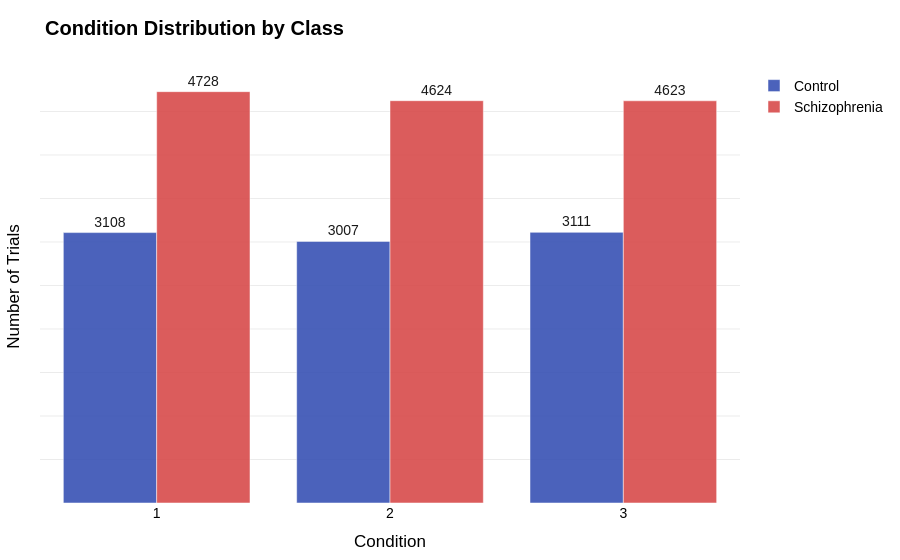

Here is the notebook cell this chart was saved with:
### Code cell
fig = px.bar(
    condition_label_pdf,
    x="condition",
    y="count",
    color="label_name",
    barmode="group",
    text="count",
    color_discrete_map=CLASS_COLOR_MAP
)

fig = apply_layout(
    fig,
    "Condition Distribution by Class",
    "Condition",
    "Number of Trials"
)

fig.update_traces(textposition="outside", opacity=0.9)

fig.update_yaxes(showticklabels=False)

fig.show()

### Figure 1 — Plotly figure (JSON) as saved in the notebook; plotly's stock layout.template omitted (floating-point values rounded to 4 significant figures)
{"data": [{"alignmentgroup": "True", "hovertemplate": "label_name=Control<br>condition=%{x}<br>count=%{text}<extra></extra>", "legendgroup": "Control", "marker": {"color": "#3852B4", "pattern": {"shape": ""}}, "name": "Control", "offsetgroup": "Control", "opacity": 0.9, "orientation": "v", "showlegend": true, "text": [3108.0, 3007.0, 3111.0], "textposition": "outside", "type": "bar", "x": [1.0, 2.0, 3.0], "xaxis": "x", "y": [3108, 3007, 3111], "yaxis": "y"}, {"alignmentgroup": "True", "hovertemplate": "label_name=Schizophrenia<br>condition=%{x}<br>count=%{text}<extra></extra>", "legendgroup": "Schizophrenia", "marker": {"color": "#D84B4B", "pattern": {"shape": ""}}, "name": "Schizophrenia", "offsetgroup": "Schizophrenia", "opacity": 0.9, "orientation": "v", "showlegend": true, "text": [4728.0, 4624.0, 4623.0], "textposition": "outside", "type": "bar", "x": [1.0, 2.0, 3.0], "xaxis": "x", "y": [4728, 4624, 4623], "yaxis": "y"}], "layout": {"barmode": "group", "font": {"color": "black", "family": "Arial", "size": 14}, "legend": {"title": {"text": ""}, "tracegroupgap": 0}, "margin": {"b": 40, "l": 40, "r": 40, "t": 70}, "paper_bgcolor": "white", "plot_bgcolor": "white", "title": {"font": {"color": "black"}, "text": "<b>Condition Distribution by Class</b>", "x": 0.05, "xanchor": "left"}, "xaxis": {"anchor": "y", "color": "black", "domain": [0, 1], "showgrid": false, "title": {"text": "Condition"}, "zeroline": false}, "yaxis": {"anchor": "x", "color": "black", "domain": [0, 1], "gridcolor": "rgba(0,0,0,0.08)", "showgrid": true, "showticklabels": false, "title": {"text": "Number of Trials"}, "zeroline": false}}}
